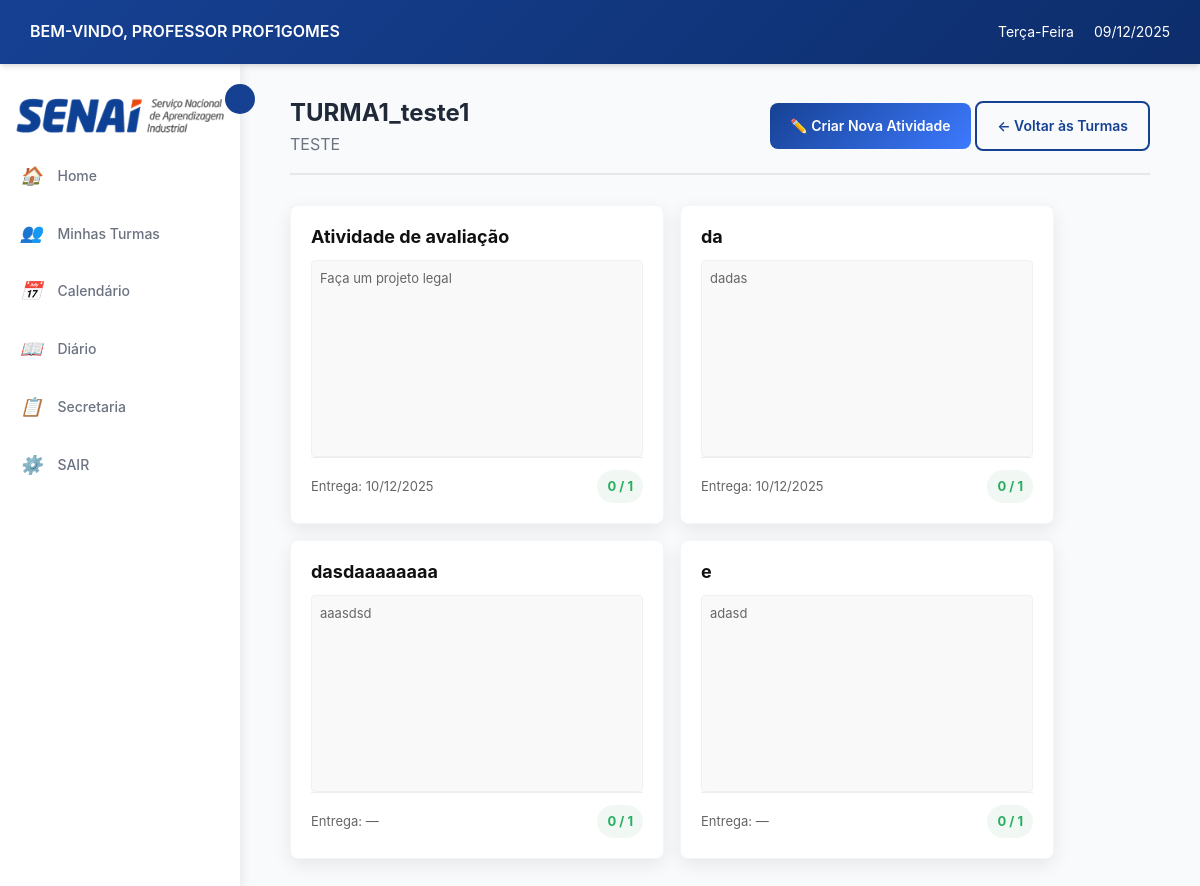
/professor/turma/1/atividades/ (signed in), run on the app's committed database.
### login/models.py (models this page shows, shortened)
class Usuario(AbstractUser):
    TIPO_USUARIO = [
        ('aluno', 'Aluno'),
        ('professor', 'Professor'),
        ('secretaria', 'Secretaria'),
    ]
    usuario_id = models.AutoField(primary_key=True)
    nome = models.CharField('Nome', max_length=100, blank=True, null=True)
    sobrenome = models.CharField('Sobrenome', max_length=100, blank=True, null=True)
    email = models.EmailField('E-mail', unique=True, default=None)
    data_nascimento = models.DateField('Data de Nascimento', blank=True, null=True)
    contato = models.CharField(max_length=20, unique=True, blank=True, null=True)
    cpf = models.CharField(max_length=14, unique=True, blank=True, null=True)
    endereco = models.TextField('Endereço', blank=True, null=True)
    tipo = models.CharField(max_length=10, choices=TIPO_USUARIO)
    USERNAME_FIELD = 'email'
    REQUIRED_FIELDS = ['nome','sobrenome','cpf', 'tipo', 'username']
    class Meta:
        db_table = 'Usuario'

### cursos/models.py (models this page shows, shortened)
class Turma(models.Model):
    TIPO_AULA = [
        ('presencial', 'Presencial'),
        ('semi', 'Semi-presencial'),
        ('ead', 'EAD'),
    ]
    turma_id = models.AutoField(primary_key=True)
    nome = models.CharField(max_length=100, null=True, blank=True)
    curso = models.ForeignKey(Curso, on_delete=models.CASCADE)
    professor = models.ForeignKey('login.professor', on_delete=models.SET_NULL,  # Ou models.SET_DEFAULT
        null=True,                  # Permite NULL
        blank=True,
        default=None)
    data_inicio = models.DateField()
    data_fim = models.DateField( null=True, blank=True)
    dias_semana = models.CharField(max_length=50)
    entrada_horas = models.CharField(max_length=100, null=True, blank=True)
    saida_horas = models.CharField(max_length=100, null=True, blank=True)
    tipo = models.CharField(max_length=10, choices=TIPO_AULA)
    status = models.BooleanField(default=True)
    class Meta:
        db_table = 'Turma'

class Curso(models.Model):
    nome = models.CharField(max_length=150, unique=True, verbose_name="Nome do Curso", default="Sem Nome")
    descricao = models.TextField(blank=True, verbose_name="Descrição")
    carga_horaria = models.PositiveIntegerField(verbose_name="Carga Horária (h)", default=40)
    ativo = models.BooleanField(default=True, verbose_name="Ativo")
    disciplinas = models.ManyToManyField('Disciplina', through='GradeCurricular', blank=True, related_name='cursos')
    class Meta:
        verbose_name = "curso"
        verbose_name_plural = "cursos"
        ordering = ["nome"]

### atividades/models.py (models this page shows)
class Atividade(models.Model):
    TIPO_ARQUIVO = [
        ('pdf', 'PDF'),
        ('doc', 'DOC'),
        ('docx', 'DOCX'),
        ('imagem', 'Imagem'),
        ('outro', 'Outro'),
    ]
    atividade_id = models.AutoField(primary_key=True)
    turma = models.ForeignKey('cursos.Turma', on_delete=models.CASCADE)
    tipo = models.ForeignKey(TipoAtividade, on_delete=models.SET_NULL, null=True, blank=True) # Novo campo
    titulo = models.CharField(max_length=200)
    descricao = models.TextField(blank=True, null=True)
    tipo_material = models.CharField(max_length=10, choices=TIPO_ARQUIVO, blank=True, null=True)
    url_material = models.URLField(blank=True, null=True)
    arquivo = models.FileField(upload_to='atividades_files/', blank=True, null=True)
    data_entrega = models.DateTimeField(blank=True, null=True)
    class Meta:
        db_table = 'Atividades'

### professor/views.py (the view)
# urls.py: path('turma/<int:turma_id>/atividades/', views.listar_atividades, name='listar_atividades'),
@login_required
@professor_required
def listar_atividades(request, turma_id):
    professor = Professor.objects.get(usuario=request.user)
    turma = get_object_or_404(Turma, turma_id=turma_id, professor=professor)
    atividades = Atividade.objects.filter(turma=turma).order_by('-atividade_id')
    atividades_info = []
    total_alunos = Matricula.objects.filter(turma=turma).count()
    for atividade in atividades:
        entregues_qs = AtividadeEntregue.objects.filter(atividade=atividade)
        entregues_count = entregues_qs.count()
        hoje = timezone.now().date()
        data_entrega = None
        if atividade.data_entrega:
            if isinstance(atividade.data_entrega, datetime.datetime):
                data_entrega = atividade.data_entrega.date()
            else:
                data_entrega = atividade.data_entrega
        atrasada = data_entrega and data_entrega < hoje
        atividades_info.append({
            'atividade': atividade,
            'entregues_count': entregues_count,
            'total_alunos': total_alunos,
            'atrasada': atrasada,
        })
    context = {
        'turma': turma,
        'atividades_info': atividades_info
    }
    return render(request, 'professor/listar_atividades.html', context)

### professor/templates/professor/listar_atividades.html (shortened to what this page needs)
{% extends 'professor/base.html' %}
{% load static %}
{% block content %}
<div class="dashboard-container">
    <div class="content-header" style="display: flex; justify-content: space-between; align-items: center; ">
        <div class="content">
            <h2>{{ turma.nome }}</h2>
            <p class="text-muted">{{ turma.curso.descricao }}</p>
        </div>
        <div>
            <a href="{% url 'atividades:adicionar_atividade' %}?turma={{ turma.turma_id }}" class="btn btn-primary">
                ✏️ Criar Nova Atividade
            </a>
            <a href="{% url 'professor:turmas_por_curso' turma.curso.id %}" class="btn btn-outline-primary">
                ← Voltar às Turmas
            </a>
        </div>
    </div>
    {% if atividades_info %}
    <div class="atividades-container">
        {% for info in atividades_info %}
        {% with atividade=info.atividade %}
        <a href="{% url 'professor:atividade_detalhe' turma.turma_id atividade.atividade_id %}" class="atividade-card-link">
            <div class="atividade-card">
                <div class="atividade-card-top">
                    <h3 class="atividade-card-titulo">{{ atividade.titulo }}</h3>
                    <p class="atividade-card-descricao">{{ atividade.descricao }}</p>
                </div>
                <div class="atividade-card-bottom">
                    <small class="atividade-card-data {% if info.atrasada %}data-atrasada{% endif %}">
                        Entrega: {% if atividade.data_entrega %}{{ atividade.data_entrega|date:"d/m/Y" }}{% else %}—{% endif %}
                    </small>
                    <span class="atividade-card-badge {% if info.atrasada %}badge-atrasada{% endif %}">
                        {{ info.entregues_count }} / {{ info.total_alunos }}
                    </span>
                </div>
            </div>
        </a>
        {% endwith %}
        {% endfor %}
    </div>
    {% endif %}
</div>
{% endblock %}

### professor/templates/professor/base.html (shortened to what this page needs)
{% load static %}
<!DOCTYPE html>
<html lang="pt-br">
<head>
    <link rel="stylesheet" href="{% static 'professor/css/style.css' %}">
</head>
<body>
    <header class="header">
        <div class="header-left">
            <span class="welcome-text">BEM-VINDO, PROFESSOR {{ user.get_full_name|default:user.username|upper }}</span>
        </div>
        <div class="header-right">
            <span class="weekday" id="currentWeekday"></span>
            <span class="date" id="currentDate"></span>
        </div>
    </header>
    <main class="main-container">
        <aside class="sidebar" id="sidebar">
            <img src="{% static 'professor/img/senai_logo.png' %}" alt="SENAI" id="senai-logo-sidebar">
            <button class="sidebar-toggle" id="sidebarToggle"></button>
            <ul class="sidebar-menu">
                <li>
                    <a href="{% url 'professor:home' %}">
                        <i>🏠</i>
                        <span>Home</span>
                    </a>
                </li>
                <li>
                    <a href="{% url 'professor:listar_cursos' %}">
                        <i>👥</i>
                        <span>Minhas Turmas</span>
                    </a>
                </li>
                <li>
                    <a href="{% url 'professor:calendario' %}">
                        <i>📅</i>
                        <span>Calendário</span>
                    </a>
                </li>
                <li>
                    <a href="{% url 'diario:lista_turmas_diario' %}">
                        <i>📖</i>
                        <span>Diário</span>
                    </a>
                </li>
                <li>
                    <a href="{% url 'solicitacao:solicitacaoList' %}">
                        <i>📋</i>
                        <span>Secretaria</span>
                    </a>
                </li>
                <li>
                    <a href="{% url 'logout' %}">
                        <i>⚙️</i>
                        <span>SAIR</span>
                    </a>
                </li>
            </ul>
        </aside>
        <div class="content-area">
            {% block content %}
            {% endblock %}
        </div>
    </main>
</body>
</html>

### professor/static/professor/css/style.css (style rules this page uses)
:root { --azul-principal: #164193; --azul-escuro: #0d2d6b; --azul-claro: #3D7AFF; --azul-suave: #E8EFFD; --azul: #164193; --laranja: #E7490F; --laranja-claro: #ff6b35; --cinza-escuro: #1F2937; --cinza-medio: #6B7280; --cinza-claro: #9CA3AF; --cinza-borda: #E5E7EB; --bg-claro: #F8FAFC; --branco: #FFFFFF; --verde: #27ae60; --vermelho: #e74c3c; --amarelo: #f39c12; --sombra: 0 4px 6px -1px rgba(0, 0, 0, 0.1), 0 2px 4px -1px rgba(0, 0, 0, 0.06); --sombra-hover: 0 20px 25px -5px rgba(0, 0, 0, 0.1), 0 10px 10px -5px rgba(0, 0, 0, 0.04); }
* { margin: 0; padding: 0; box-sizing: border-box; }
body { font-family: 'Inter', 'Segoe UI', sans-serif; background-color: var(--bg-claro); color: var(--cinza-escuro); line-height: 1.6; display: flex; flex-direction: column; min-height: 100vh; }
.header { display: flex; justify-content: space-between; align-items: center; background: linear-gradient(135deg, var(--azul-principal) 0%, var(--azul-escuro) 100%); color: var(--branco); padding: 12px 30px; box-shadow: var(--sombra); position: sticky; top: 0; z-index: 100; }
.header-left { display: flex; align-items: center; gap: 0px; }
.welcome-text { font-weight: 600; font-size: 16px; }
.header-right { display: flex; align-items: center; gap: 20px; }
.weekday, .date { font-size: 14px; }
.main-container { display: flex; flex: 1; overflow: hidden; }
.sidebar { width: 240px; background-color: var(--branco); box-shadow: 2px 0 10px rgba(0, 0, 0, 0.08); display: flex; flex-direction: column; padding: 20px 0; position: relative; transition: width 0.3s ease; z-index: 90; }
.sidebar-toggle { position: absolute; right: -15px; top: 20px; background-color: var(--azul-principal); border: none; color: var(--branco); width: 30px; height: 30px; border-radius: 50%; cursor: pointer; display: flex; align-items: center; justify-content: center; font-size: 14px; transition: all 0.3s ease; z-index: 101; }
.sidebar-menu { list-style: none; padding: 0; margin-top: 0px; }
.sidebar-menu li { margin: 5px 0; }
.sidebar-menu a { display: flex; align-items: center; gap: 15px; padding: 12px 20px; color: var(--cinza-medio); text-decoration: none; transition: all 0.3s ease; font-size: 14px; font-weight: 500; }
.sidebar-menu a i { font-size: 18px; min-width: 20px; text-align: center; }
.content-area { flex: 1; padding: 30px; overflow-y: auto; background-color: var(--bg-claro); }
.btn { padding: 12px 20px; border-radius: 8px; font-weight: 600; font-size: 14px; cursor: pointer; transition: all 0.3s ease; border: none; display: inline-flex; align-items: center; justify-content: center; gap: 8px; text-decoration: none; }
.btn-primary { background: linear-gradient(135deg, var(--azul-principal) 0%, var(--azul-claro) 100%); color: var(--branco); }
.btn-outline-primary { background-color: transparent; color: var(--azul-principal); border: 2px solid var(--azul-principal); }
.dashboard-container { margin: 0 auto; padding: 0 20px; }
.content-header { margin-bottom: 30px; padding-bottom: 15px; border-bottom: 2px solid var(--cinza-borda); }
.content-header .text-muted { color: var(--cinza-medio); font-size: 16px; }
.text-muted { color: var(--cinza-medio) !important; }

### data on the page
Usuario: get_full_name "PROF1GOMES"
Turma: nome "TURMA1_teste1", curso.descricao "TESTE"
Atividade: atividade.titulo "Atividade de avaliação", atividade.descricao "Faça um projeto legal", atividade.data_entrega "10/12/2025", entregues_count "0", total_alunos "1"
Atividade: atividade.titulo "da", atividade.descricao "dadas", atividade.data_entrega "10/12/2025", entregues_count "0", total_alunos "1"
Atividade: atividade.titulo "dasdaaaaaaaa", atividade.descricao "aaasdsd", entregues_count "0", total_alunos "1"
Atividade: atividade.titulo "e", atividade.descricao "adasd", entregues_count "0", total_alunos "1"
